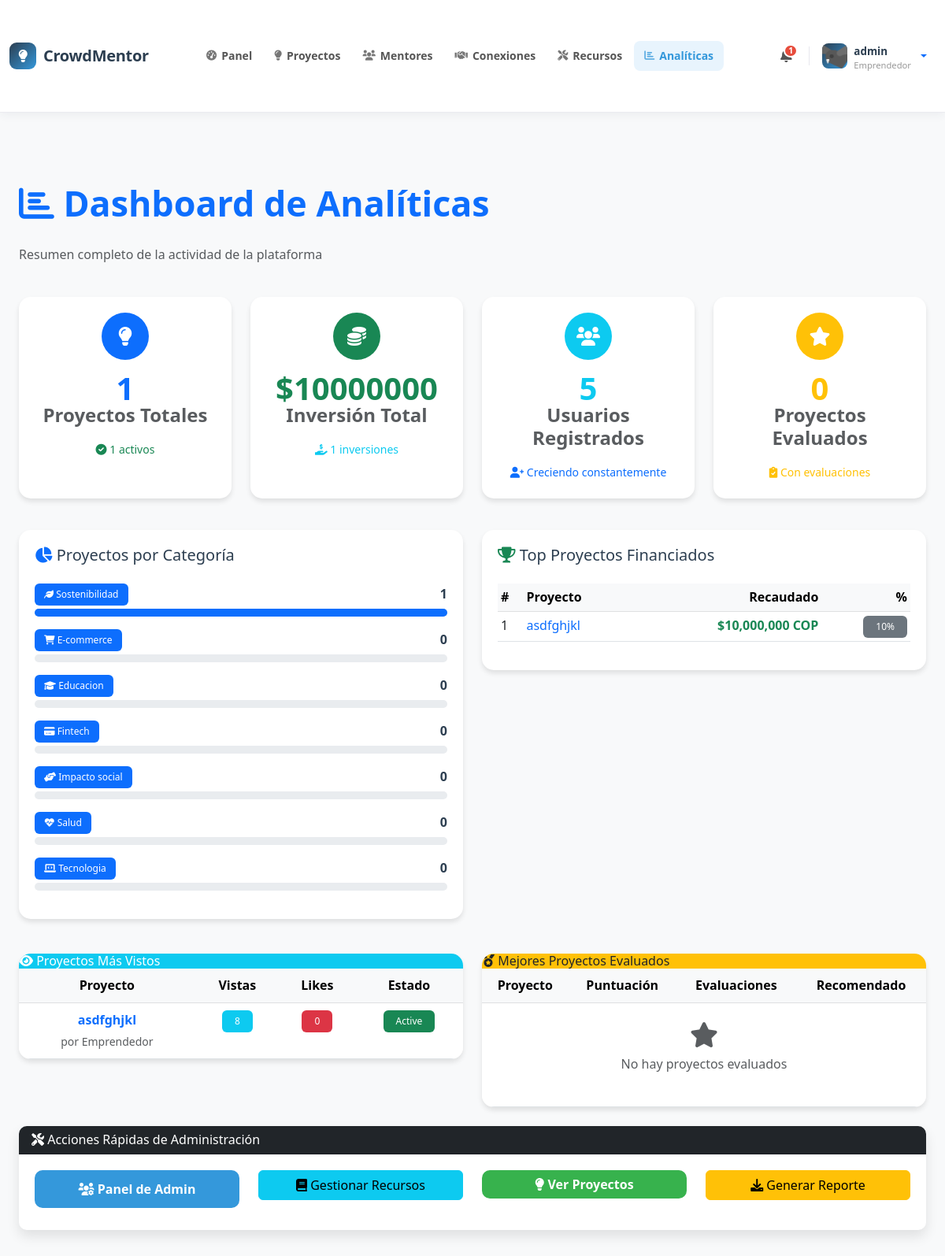
The page /analytics/ (signed in, upper part) on the database as committed earlier.
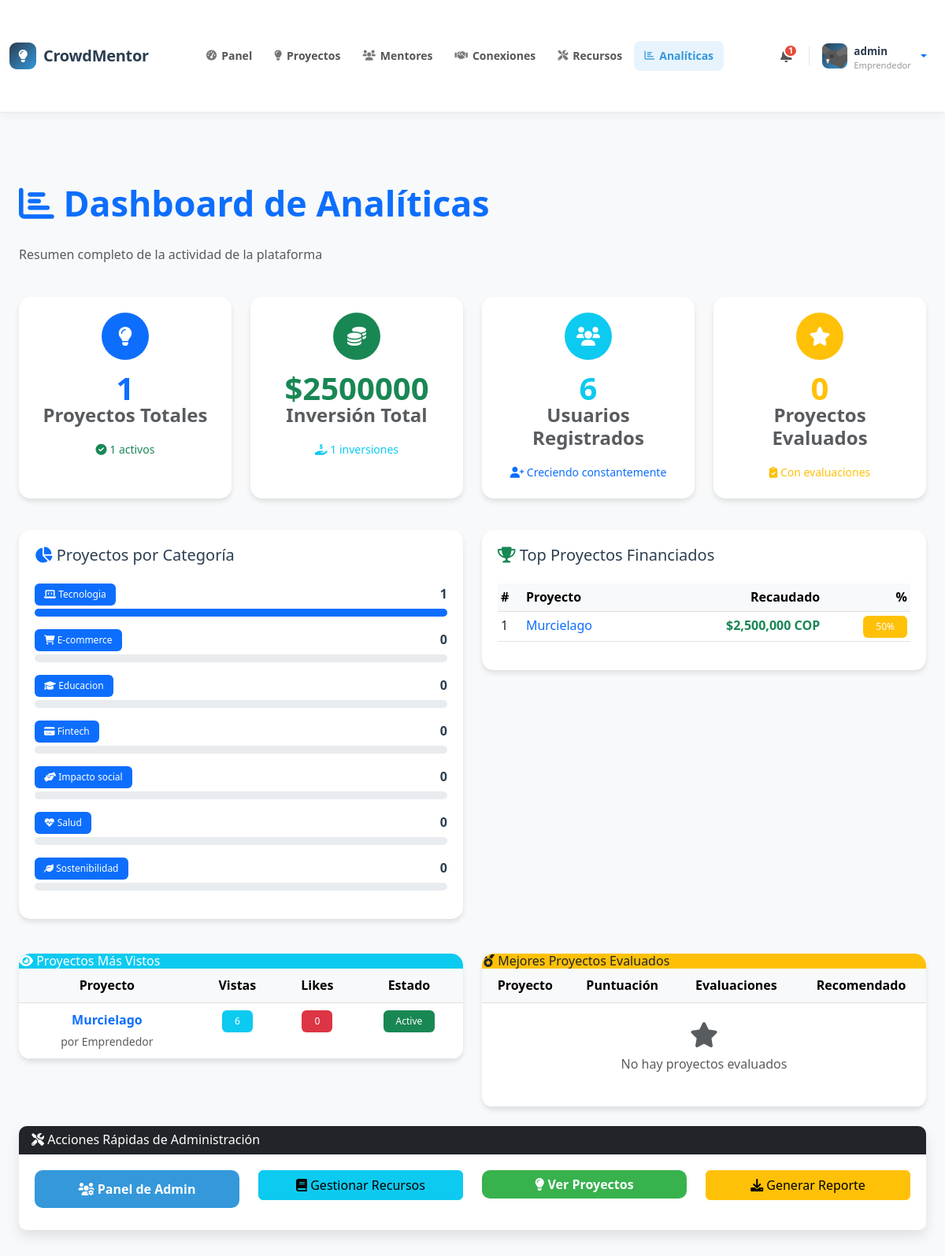
The same page on the database as committed later.
### core/models.py (models this page shows, shortened)
class ProjectCategory(models.Model):
    name = models.CharField(max_length=100, unique=True)
    description = models.TextField(blank=True)
    icon = models.CharField(max_length=50, default='fas fa-folder')
    created_at = models.DateTimeField(auto_now_add=True)
    class Meta:
        verbose_name_plural = "Project Categories"
        ordering = ['name']

class Project(models.Model):
    PROJECT_STATUS = (
        ('draft', 'Borrador'),
        ('active', 'Activo'),
        ('funded', 'Financiado'),
        ('completed', 'Completado'),
        ('cancelled', 'Cancelado'),
    )
    title = models.CharField(max_length=200)
    description = models.TextField()
    owner = models.ForeignKey(User, on_delete=models.CASCADE, related_name='projects')
    category = models.ForeignKey('ProjectCategory', on_delete=models.SET_NULL, null=True, blank=True)
    funding_goal = models.DecimalField(max_digits=20, decimal_places=2)
    amount_raised = models.DecimalField(max_digits=20, decimal_places=2, default=0)
    created_at = models.DateTimeField(default=timezone.now)
    image = models.ImageField(upload_to='projects/', blank=True, null=True)
    is_active = models.BooleanField(default=True)
    status = models.CharField(max_length=20, choices=PROJECT_STATUS, default='active')
    views_count = models.IntegerField(default=0)
    likes_count = models.IntegerField(default=0)
    deadline = models.DateField(blank=True, null=True)
    tags = models.CharField(max_length=500, blank=True, help_text="Separar con comas")
    PROFITABILITY_UNIT_CHOICES = (
        ('meses', 'Meses'),
        ('años', 'Años'),
    )
    profitability_time = models.PositiveSmallIntegerField(
        null=True, blank=True,
        help_text="Tiempo estimado para que el proyecto empiece a generar rentabilidad"
    )
    profitability_unit = models.CharField(
        max_length=10,
        choices=PROFITABILITY_UNIT_CHOICES,
        default='meses',
        blank=True
    )
    def get_funding_percentage(self):
        if self.funding_goal > 0:
            return min((self.amount_raised / self.funding_goal) * 100, 100)
        return 0

### core/views.py (the view)
# urls.py: path('analytics/', views.analytics_dashboard, name='analytics_dashboard'),
@login_required
def analytics_dashboard(request):
    if not request.user.is_superuser:
        messages.error(request, 'Acceso denegado.')
        return redirect('home')
    total_projects = Project.objects.count()
    active_projects = Project.objects.filter(is_active=True).count()
    total_investments = Investment.objects.aggregate(
        total=Sum('amount'),
        count=Count('id')
    )
    total_users = User.objects.count()
    projects_by_category = ProjectCategory.objects.annotate(
        project_count=Count('project')
    ).order_by('-project_count')
    top_funded_projects = Project.objects.order_by('-amount_raised')[:10]
    top_viewed_projects = Project.objects.order_by('-views_count')[:10]
    best_evaluated_projects = Project.objects.annotate(
        avg_evaluation=Avg('evaluations__overall_score'),
        recommended_count=Count('evaluations', filter=Q(evaluations__is_recommended=True))
    ).filter(avg_evaluation__isnull=False).order_by('-avg_evaluation')[:10]
    context = {
        'total_projects': total_projects,
        'active_projects': active_projects,
        'total_investments': total_investments,
        'total_users': total_users,
        'projects_by_category': projects_by_category,
        'top_funded_projects': top_funded_projects,
        'top_viewed_projects': top_viewed_projects,
        'best_evaluated_projects': best_evaluated_projects,
    }
    return render(request, 'analytics_dashboard.html', context)

### core/templatetags/custom_filters.py (called while the page is built)
@register.filter
def cop_currency(value):
    try:
        number = float(value)
        formatted = f"${number:,.0f} COP"
        return formatted
    except (ValueError, TypeError):
        return value

@register.filter
def has_profile(user):
    return hasattr(user, 'profile') and user.profile is not None

@register.filter
def get_user_type(user):
    if hasattr(user, 'profile') and user.profile:
        return user.profile.user_type
    return None

### core/templates/analytics_dashboard.html (shortened to what the changed rows need)
{% extends 'base.html' %}
{% load static %}
{% load custom_filters %}
{% block extra_css %}
<link rel="stylesheet" href="{% static 'css/analytics_dashboard.css' %}">
{% endblock %}
{% block content %}
<div class="container-fluid py-4">
    <div class="row mb-4">
        <div class="col">
            <h1 class="text-primary">
                <i class="fas fa-chart-bar"></i> Dashboard de Analíticas
            </h1>
        </div>
    </div>
    <div class="row mb-4">
        <div class="col-md-3 mb-3">
            <div class="card stat-card h-100">
                <div class="card-body text-center">
                    <div class="stat-icon bg-success mx-auto mb-3">
                        <i class="fas fa-coins"></i>
                    </div>
                    <div class="stat-number text-success">
                        ${{ total_investments.total|default:0|floatformat:0 }}
                    </div>
                    <h6 class="card-title text-muted">Inversión Total</h6>
                    <small class="text-info">
                        <i class="fas fa-hand-holding-usd"></i> {{ total_investments.count }} inversiones
                    </small>
                </div>
            </div>
        </div>
        <div class="col-md-3 mb-3">
            <div class="card stat-card h-100">
                <div class="card-body text-center">
                    <div class="stat-icon bg-info mx-auto mb-3">
                        <i class="fas fa-users"></i>
                    </div>
                    <div class="stat-number text-info">{{ total_users }}</div>
                    <h6 class="card-title text-muted">Usuarios Registrados</h6>
                    <small class="text-primary">
                        <i class="fas fa-user-plus"></i> Creciendo constantemente
                    </small>
                </div>
            </div>
        </div>
    </div>
    <div class="row">
        <div class="col-md-6 mb-4">
            <div class="chart-container">
                {% for category_data in projects_by_category %}
                    <div class="mb-3">
                        <div class="d-flex justify-content-between align-items-center mb-1">
                            <span class="badge badge-category bg-primary">
                                <i class="{{ category_data.icon }}"></i> {{ category_data.name }}
                            </span>
                            <span class="fw-bold">{{ category_data.project_count }}</span>
                        </div>
                        <div class="progress progress-analytics">
                            <div class="progress-bar bg-primary progress-bar-dynamic"
                                 style="--progress-width: {% widthratio category_data.project_count total_projects 100 %}%">
                            </div>
                        </div>
                    </div>
                {% empty %}
                    <div class="text-center text-muted py-4">
                        <i class="fas fa-folder-open fa-2x mb-2"></i>
                        <p>No hay categorías definidas</p>
                    </div>
                {% endfor %}
            </div>
        </div>
        <div class="col-md-6 mb-4">
            <div class="chart-container">
                <div class="table-responsive">
                    <table class="table table-sm">
                        <thead class="table-light">
                            <tr>
                                <th>#</th>
                                <th>Proyecto</th>
                                <th class="text-end">Recaudado</th>
                                <th class="text-end">%</th>
                            </tr>
                        </thead>
                        <tbody>
                            {% for project in top_funded_projects|slice:":5" %}
                                <tr>
                                    <td>{{ forloop.counter }}</td>
                                    <td>
                                        <a href="{% url 'project_detail' project.id %}"
                                           class="text-decoration-none">
                                            {{ project.title|truncatechars:25 }}
                                        </a>
                                    </td>
                                    <td class="text-end text-success fw-bold">
                                        {{ project.amount_raised|cop_currency }}
                                    </td>
                                    <td class="text-end">
                                        <span class="badge {% if project.get_funding_percentage >= 100 %}bg-success{% elif project.get_funding_percentage >= 50 %}bg-warning{% else %}bg-secondary{% endif %}">
                                            {{ project.get_funding_percentage|floatformat:0 }}%
                                        </span>
                                    </td>
                                </tr>
                            {% empty %}
                                <tr>
                                    <td colspan="4" class="text-center text-muted py-3">
                                        No hay datos de financiamiento
                                    </td>
                                </tr>
                            {% endfor %}
                        </tbody>
                    </table>
                </div>
            </div>
        </div>
    </div>
    <div class="row">
        <div class="col-md-6 mb-4">
            <div class="table-analytics">
                <div class="card-body p-0">
                    <div class="table-responsive">
                        <table class="table table-hover mb-0">
                            <thead class="table-light">
                                <tr>
                                    <th>Proyecto</th>
                                    <th class="text-center">Vistas</th>
                                    <th class="text-center">Likes</th>
                                    <th class="text-center">Estado</th>
                                </tr>
                            </thead>
                            <tbody>
                                {% for project in top_viewed_projects|slice:":8" %}
                                    <tr>
                                        <td>
                                            <a href="{% url 'project_detail' project.id %}"
                                               class="text-decoration-none fw-bold">
                                                {{ project.title|truncatechars:30 }}
                                            </a>
                                            <br>
                                            <small class="text-muted">por {{ project.owner.username }}</small>
                                        </td>
                                        <td class="text-center">
                                            <span class="badge bg-info">{{ project.views_count }}</span>
                                        </td>
                                        <td class="text-center">
                                            <span class="badge bg-danger">{{ project.likes_count }}</span>
                                        </td>
                                        <td class="text-center">
                                            <span class="badge {% if project.status == 'active' %}bg-success{% elif project.status == 'funded' %}bg-primary{% else %}bg-secondary{% endif %}">
                                                {{ project.status|title }}
                                            </span>
                                        </td>
                                    </tr>
                                {% endfor %}
                            </tbody>
                        </table>
                    </div>
                </div>
            </div>
        </div>
        <div class="col-md-6 mb-4">
            <div class="table-analytics">
                <div class="card-body p-0">
                    <div class="table-responsive">
                        <table class="table table-hover mb-0">
                            <thead class="table-light">
                                <tr>
                                    <th>Proyecto</th>
                                    <th class="text-center">Puntuación</th>
                                    <th class="text-center">Evaluaciones</th>
                                    <th class="text-center">Recomendado</th>
                                </tr>
                            </thead>
                        </table>
                    </div>
                </div>
            </div>
        </div>
    </div>
</div>
{% endblock %}

Rows that differ between the two databases and show on the page:
removed Project: title "asdfghjkl", amount_raised|cop_currency "$10,000,000 COP", get_funding_percentage "10", owner.username "Emprendedor", views_count "8", likes_count "0", status "Active"
shown differently, row unchanged: ProjectCategory "Tecnologia": project_count "0" → "1"; moves up the list
shown differently, row unchanged: ProjectCategory "Sostenibilidad": project_count "1" → "0"; moves down the list
added Project: title "Murcielago", amount_raised|cop_currency "$2,500,000 COP", get_funding_percentage "50", owner.username "Emprendedor", views_count "6", likes_count "0", status "Active"
Other text that changed with them:
{{ total_investments.total|default:0|floatformat:0 }}: "10000000" → "2500000"
{{ total_users }}: "5" → "6"
